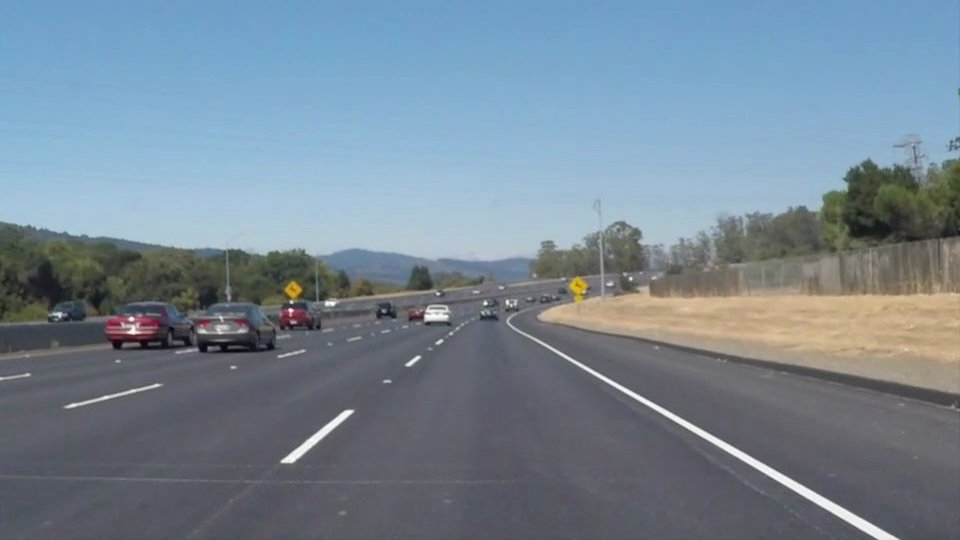
#> input picture p1-lanelines/test_images/solidWhiteCurve.jpg, 960 x 540 px
$ python houghOld.py
#> lines starting #> are read from the running program, lines starting #| are printed output that depends on the picture; after the words box and inside, x2 and y2 are one past the last pixel; in counts of white or black regions, pixels touching at a corner belong together
# Do relevant imports
import matplotlib.pyplot as plt
import matplotlib.image as mpimg
import numpy as np
import cv2
import os

# Read in and grayscale the image
image = mpimg.imread('../test_images/solidWhiteCurve.jpg')
#> image is the input picture: shape (540, 960, 3); mean R, G, B 118.5, 134.5, 148.1
gray = cv2.cvtColor(image,cv2.COLOR_BGR2GRAY)
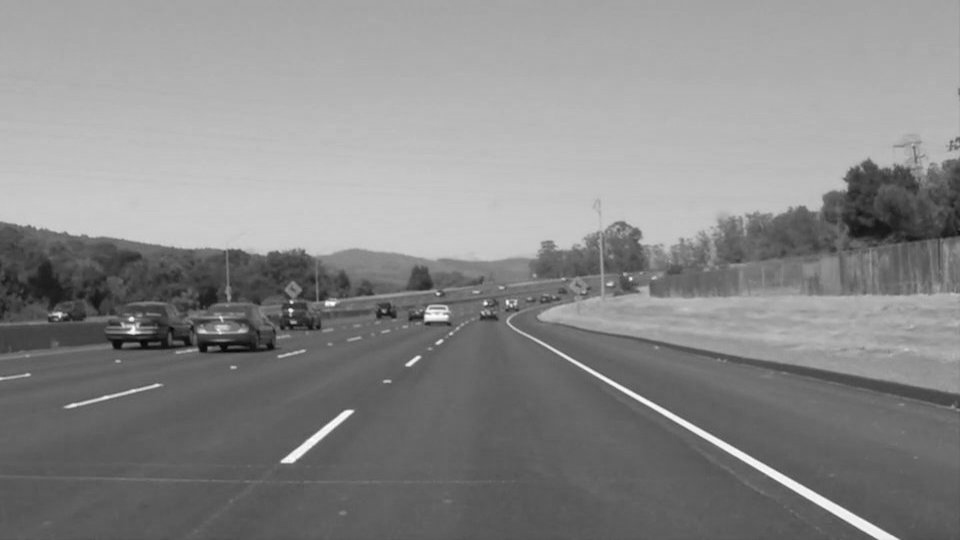
#> gray: shape (540, 960); min 3, max 255, mean 136.7

plt.imshow(gray, cmap='gray')
plt.show()

# Define a kernel size and apply Gaussian smoothing
kernel_size = 5
blur_gray = cv2.GaussianBlur(gray,(kernel_size, kernel_size),0)


# Define our parameters for Canny and apply
low_threshold = 50
high_threshold = 150
edges = cv2.Canny(blur_gray, low_threshold, high_threshold)
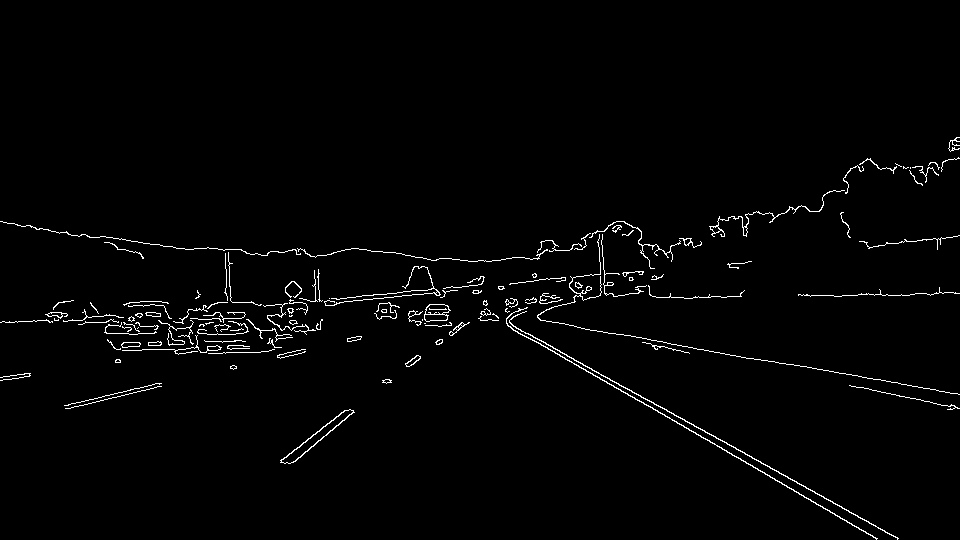
#> edges: shape (540, 960); 1.7% white in thin lines or dots, all inside (x1, y1, x2, y2) = (0, 137, 960, 540)
plt.imshow(blur_gray)
plt.show()

# Define the Hough transform parameters
# Make a blank the same size as our image to draw on
rho = 1
theta = np.pi/180
threshold = 1
min_line_length = 10
max_line_gap = 1
line_image = np.copy(image)*0 #creating a blank to draw lines on
#> line_image: shape (540, 960, 3); every value is 0

# Run Hough on edge detected image
lines = cv2.HoughLinesP(edges, rho, theta, threshold, np.array([]),
                            min_line_length, max_line_gap)
#> lines = 88 rows, first 6: [937, 249, 937, 239], [718, 228, 718, 218], [722, 449, 736, 456], [140, 301, 161, 301], [37, 320, 48, 320], [536, 338, 898, 538]


# Iterate over the output "lines" and draw lines on the blank
for line in lines:
    for x1,y1,x2,y2 in line:
        cv2.line(line_image,(x1,y1),(x2,y2),(255,0,0),10)
#> this loop made 88 passes
#> line on passes 1 to 12: [[937, 249, 937, 239]], [[718, 228, 718, 218]], [[722, 449, 736, 456]], [[140, 301, 161, 301]], [[37, 320, 48, 320]], [[536, 338, 898, 538]], [[90, 302, 98, 313]], [[814, 295, 828, 295]], [[526, 299, 536, 299]], [[765, 474, 781, 482]], [[915, 293, 926, 293]], [[554, 322, 568, 324]]
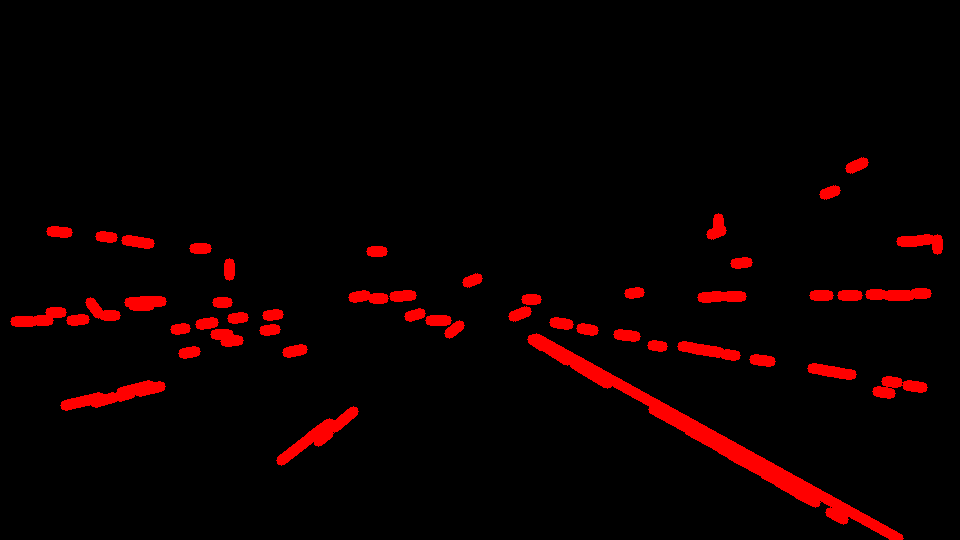
#> line_image: shape (540, 960, 3); mean R, G, B 11.1, 0, 0

plt.imshow(line_image)
plt.show()

# Create a "color" binary image to combine with line image
color_edges = np.dstack((edges, edges, edges))

plt.imshow(color_edges)
plt.show()

# Draw the lines on the edge image
combo = cv2.addWeighted(color_edges, 0.8, line_image, 1, 0)
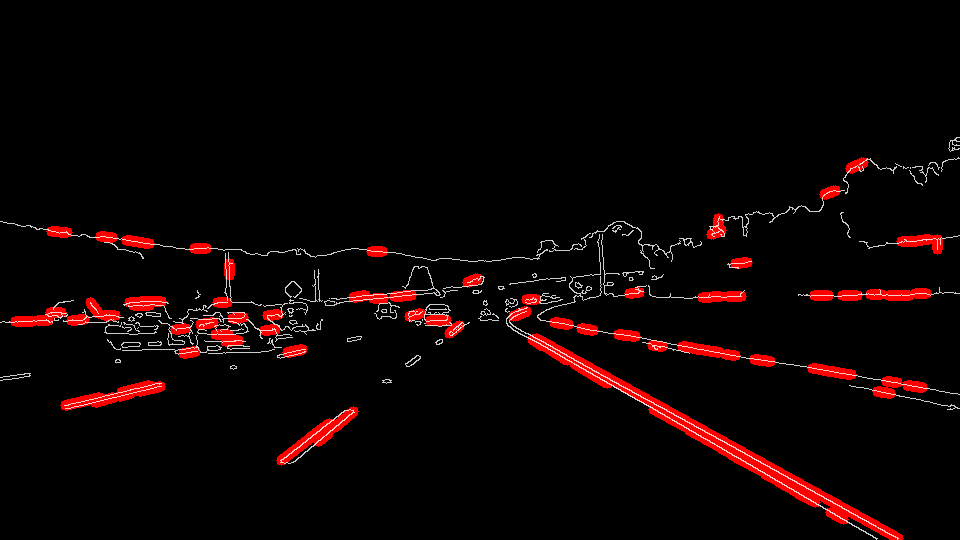
#> combo: shape (540, 960, 3); mean of channels 0, 1, 2 13.3, 3.5, 3.5; drawn as R, G, B
plt.imshow(combo)
plt.show()

$ run again, with p1-lanelines/test_images/laneLines_thirdPass.jpg copied over p1-lanelines/test_images/solidWhiteCurve.jpg
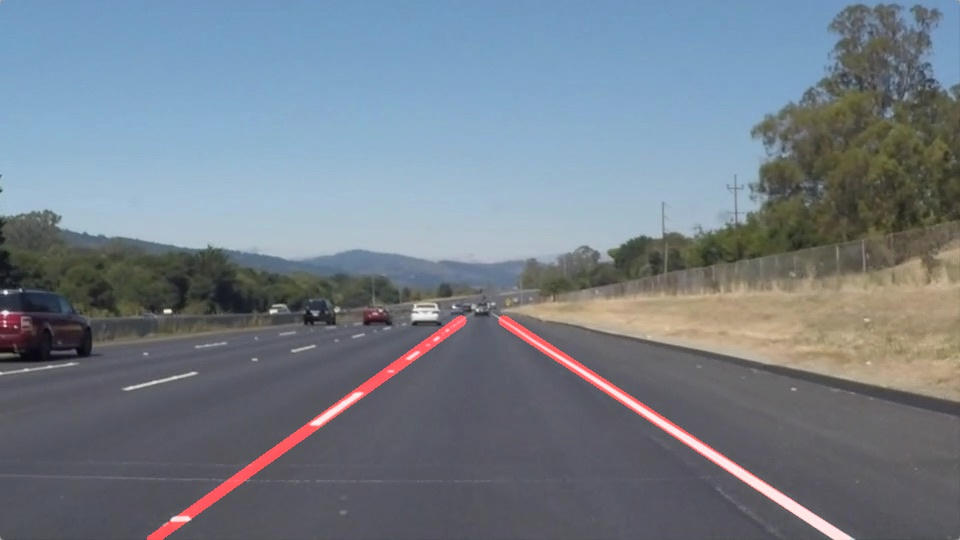
#> input picture p1-lanelines/test_images/laneLines_thirdPass.jpg, 960 x 540 px
#> image is the input picture: shape (540, 960, 3); mean R, G, B 116.1, 126, 136.5
#> `edges = cv2.Canny(blur_gray, low_threshold, high_threshold)`:
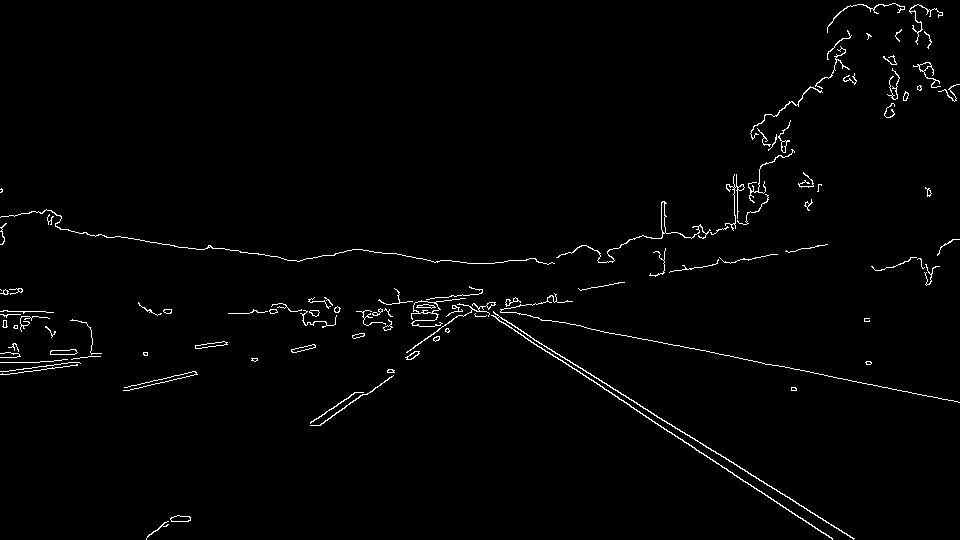
#> edges: shape (540, 960); 1.5% white in thin lines or dots
#> lines = 69 rows, first 6: [319, 425, 332, 415], [40, 361, 53, 361], [734, 464, 780, 492], [776, 115, 789, 102], [570, 362, 582, 368], [627, 404, 742, 479]
#> the loop `for line in lines:` made 69 passes
#> color_edges: shape (540, 960, 3); 1.5% white in thin lines or dots
#> `combo = cv2.addWeighted(color_edges, 0.8, line_image, 1, 0)`:
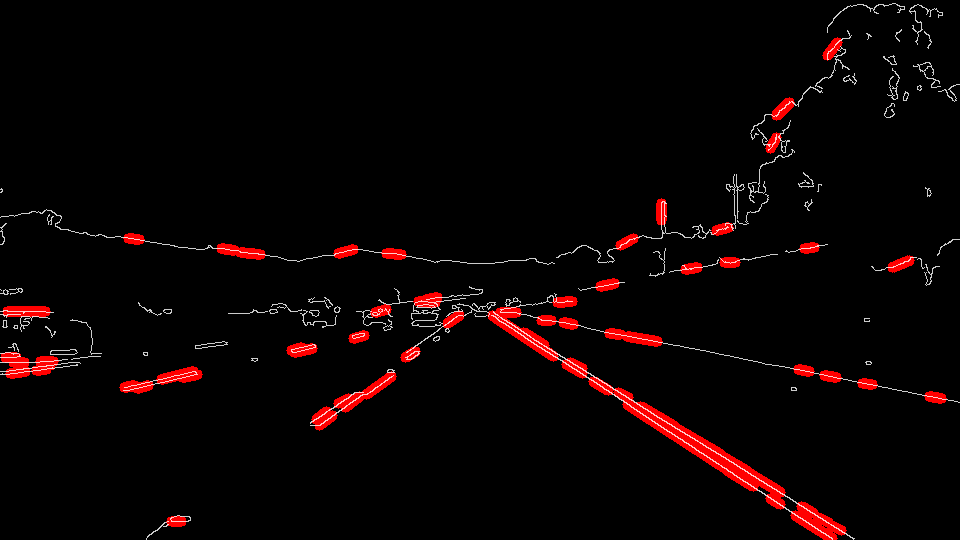
#> combo: shape (540, 960, 3); mean of channels 0, 1, 2 10.7, 3, 3; drawn as R, G, B
